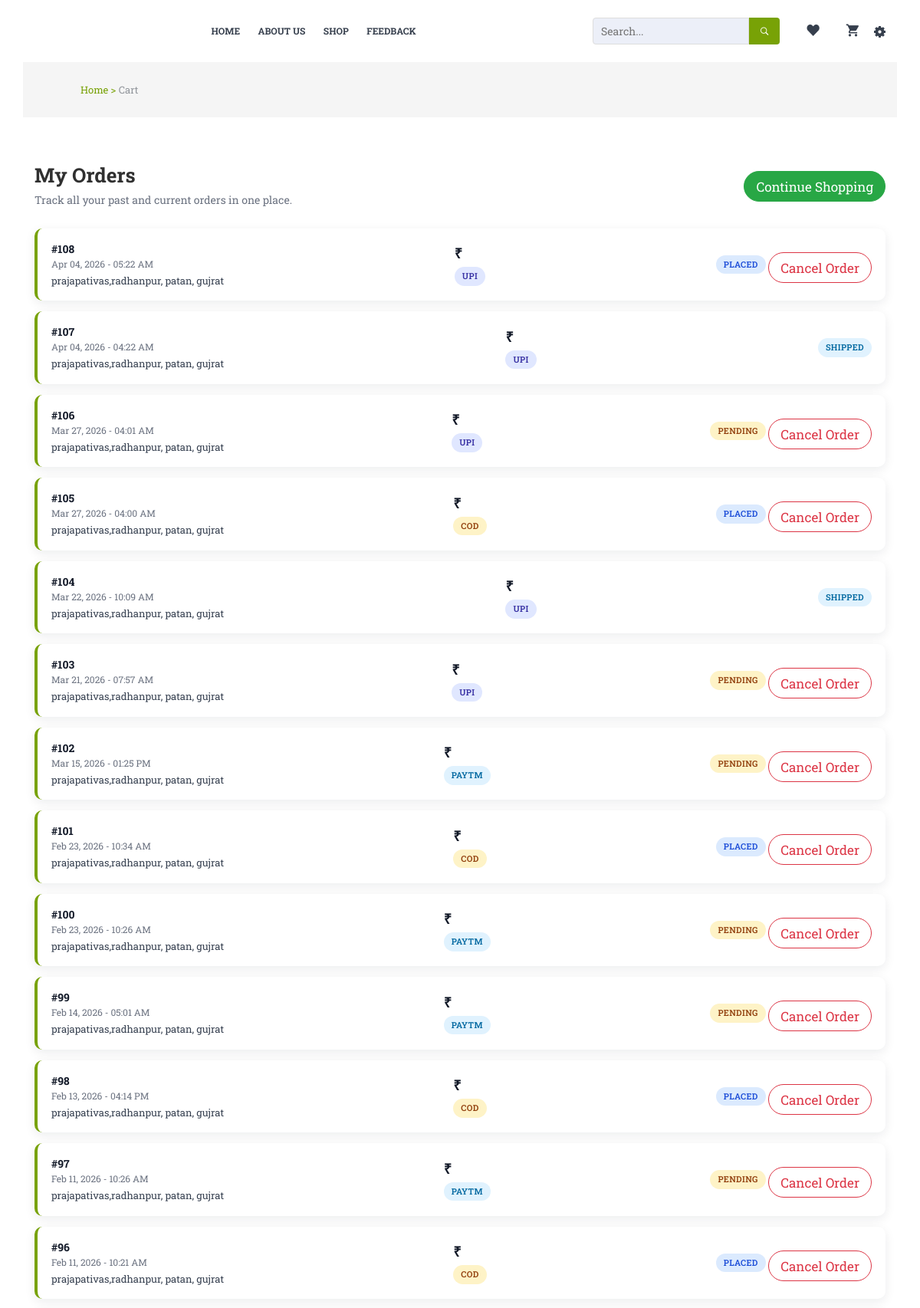
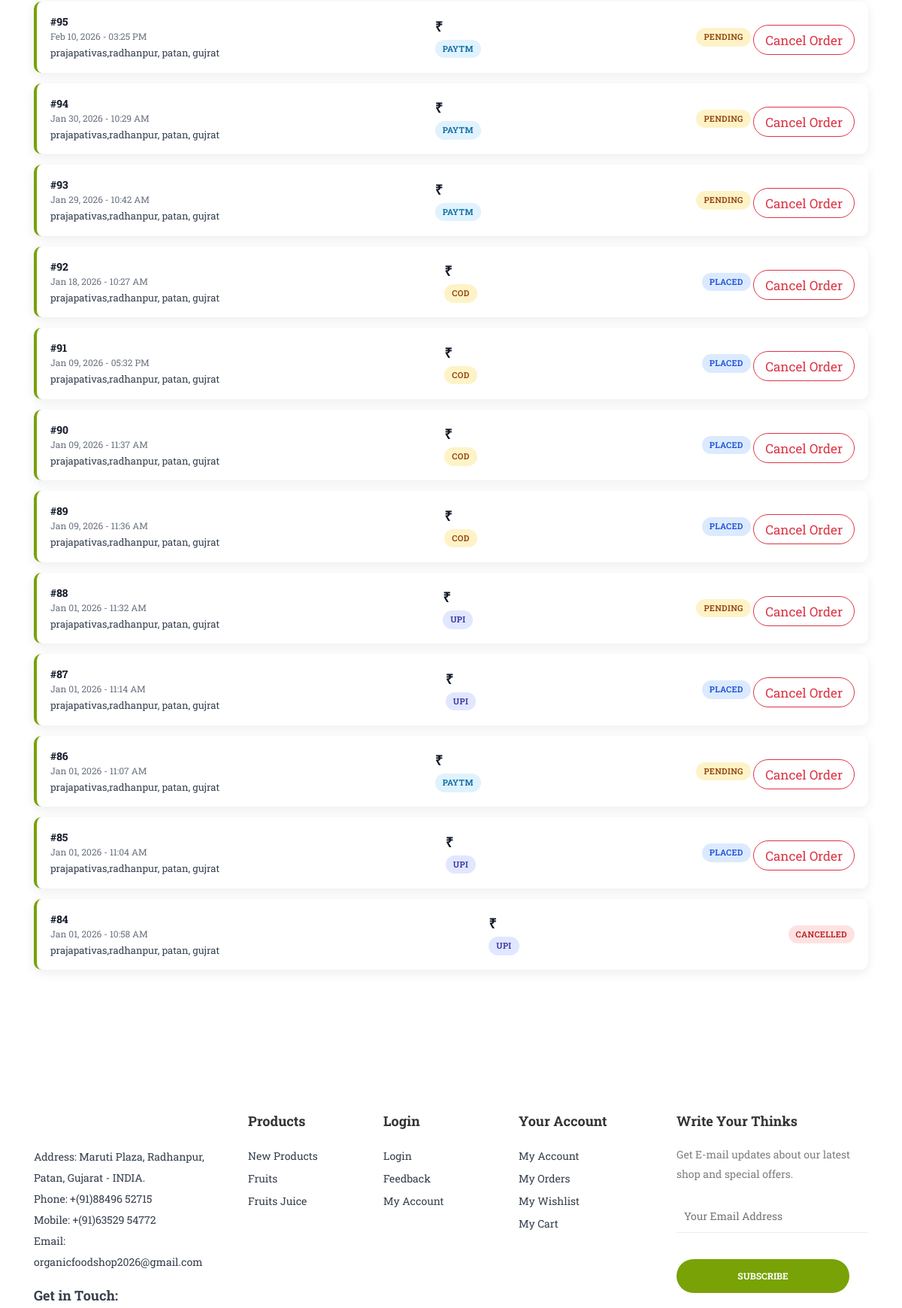
/myorder/ (signed in, upper part), run on the app's committed database (2 pictures, top to bottom).
### myapp/models.py (models this page shows, shortened)
class Order(models.Model):
    user = models.ForeignKey(Register, on_delete=models.CASCADE)
    address = models.ForeignKey(Address, on_delete=models.CASCADE)
    order_date = models.DateTimeField(auto_now_add=True)
    order = models.CharField(max_length=50, choices=status_choices, default='Pending')
    payment_method = models.CharField(max_length=20, default='UPI')
    payment_verified = models.BooleanField(default=False)
    upi_transaction_id = models.CharField(max_length=200, blank=True, null=True)
    total_amount = models.DecimalField(max_digits=10, decimal_places=2, default=0)

class Address(models.Model):
    user = models.ForeignKey(Register, on_delete=models.CASCADE)
    first_name = models.CharField(max_length=50)
    last_name = models.CharField(max_length=50)
    address = models.CharField(max_length=70)
    city = models.CharField(max_length=50)
    state = models.CharField(max_length=40)
    postcode = models.CharField(max_length=10)
    email = models.EmailField()
    phone = models.CharField(max_length=15)

### myapp/views.py (the view)
# urls.py: path('myorder/',views.myorder,name='myorder'),
def myorder(request):
    if 'user' in request.session:
        email = request.session['user']
        user = Register.objects.get(email=email)
        my_order = Order.objects.filter(user=user).order_by('-order_date')
        if request.method == "POST":
            address_id = request.POST.get("ADDRESS")
            payment_method = request.POST.get("payment_method", 'PAYTM')
            if not address_id:
                messages.error(request, "Please select an address")
                return redirect('checkout')
            try:
                address = Address.objects.get(pk=int(address_id))
            except Address.DoesNotExist:
                messages.error(request, "Invalid address")
                return redirect('checkout')
            obj1 = Cart.objects.filter(user=user, status=False)
            if not obj1.exists():
                 messages.warning(request, "Cart is empty")
                 return redirect('shop')
            for item in obj1:
                if item.prod_name.stock < item.qty:
                    messages.error(request, f"Sorry, {item.prod_name.product_name} is out of stock (Available: {item.prod_name.stock})")
                    return redirect('cart')
            total = 0
            for item in obj1:
                total += item.price
            discount = 0
            if 'coupon_code' in request.session:
                 try:
                    coupon = Coupon.objects.get(code=request.session['coupon_code'], active=True)
                    if coupon.valid_to >= timezone.now():
                        discount = (total * coupon.discount_percentage) / 100
                    else:
                        del request.session['coupon_code']
                 except:
                    del request.session['coupon_code']
            final_total = total - discount
            x = final_total + 50
            order = Order(
                user=user,
                address=address,
                payment_method=payment_method,
                total_amount=x,
            )
            order.save()
            for item in obj1:
                item.prod_name.stock -= item.qty
                item.prod_name.save()
            obj1.update(status=True)
            if 'coupon_code' in request.session:
                del request.session['coupon_code']
            try:
                send_mail(
                    'Order Confirmation',
                    f'Hi {user.first_name}, Your order #{order.id} has been placed successfully. Total Amount: {x}',
                    settings.EMAIL_HOST_USER,
                    [user.email],
                    fail_silently=True,
                )
            except:
                pass
            if payment_method == 'COD':
                order.order = 'PLACED'
                order.save()
                messages.success(request, 'Order placed successfully! Payment will be collected on delivery.')
                return redirect('myorder')
            else:
                return redirect('upi_payment', id=order.id)
        else:
            return render(request, 'myorder.html', {"myorder": my_order})
    else:
        return redirect('login')

### myapp/templates/myorder.html
{% extends 'base.html' %}
{% load static %}
{% block base %}
<div class="breadcrumb_container">
    <div class="container-fluid">
        <div class="row">
            <div class="col-12">
                <nav>
                    <ul>
                        <li><a href="{% url 'index' %}">Home ></a></li>
                        <li>Cart</li>
                    </ul>
                </nav>
            </div>
        </div>
    </div>
</div>
<section class="order-history-area ptb-100">
    <div class="container">
        <div class="premium-order-history-header d-flex justify-content-between align-items-center">
            <div>
                <h2>My Orders</h2>
                <p>Track all your past and current orders in one place.</p>
            </div>
            <a href="{% url 'shop' %}" class="btn btn-success">Continue Shopping</a>
        </div>
        <div class="order-history-timeline">
            {% for i in myorder %}
            <div class="order-history-card">
                <div class="order-history-left">
                    <div class="order-id">#{{ i.id }}</div>
                    <div class="order-date">{{ i.order_date|date:"M d, Y - h:i A" }}</div>
                    <div class="order-address">
                        <span>{{ i.address.address }}, {{ i.address.city }}, {{ i.address.state }}</span>
                    </div>
                </div>
                <div class="order-history-middle">
                    <div class="order-amount">₹{{ i.product }}</div>
                    <div class="order-payment">
                        {% if i.payment_method == 'PAYTM' or i.payment_method == 'Paytm' %}
                            <span class="order-payment-badge payment-paytm">Paytm</span>
                        {% elif i.payment_method == 'UPI' %}
                            <span class="order-payment-badge payment-upi">UPI</span>
                        {% else %}
                            <span class="order-payment-badge payment-cod">COD</span>
                        {% endif %}
                    </div>
                </div>
                <div class="order-history-right">
                    <span class="order-status-badge status-{{ i.order|lower }}">{{ i.order }}</span>
                    {% if i.order == 'Pending' or i.order == 'PLACED' %}
                        <a href="{% url 'cancel_order' i.id %}" class="btn btn-outline-danger btn-sm mt-2"
                           onclick="return confirm('Are you sure you want to cancel this order?')">
                            Cancel Order
                        </a>
                    {% endif %}
                </div>
            </div>
            {% empty %}
            <div class="order-history-empty text-center">
                <h4>No orders yet</h4>
                <p>Looks like you haven't placed any orders. Start shopping now!</p>
                <a href="{% url 'shop' %}" class="btn btn-success">Browse Products</a>
            </div>
            {% endfor %}
        </div>
    </div>
</section>
{% endblock %}

### myapp/static/assets/css/bundle.css (style rules this page uses)
body { font-family: "Roboto Slab", serif; font-weight: 400; font-style: normal; font-size: 14px; color: #303030; }
a, .btn { -webkit-transition: all 0.3s ease-out 0s; transition: all 0.3s ease-out 0s; }
.btn { border-radius: 50px; font-size: 17px; padding: 0px 15px; height: 40px; line-height: 40px; }
a, button, input { outline: medium none; color: #686868; }
h1, h2, h3, h4, h5, h6 { font-weight: normal; color: #303030; margin-top: 0px; font-style: normal; font-weight: 400; }
h2 { font-size: 37px; }
ul { margin: 0px; padding: 0px; }
li { list-style: none }
p { font-size: 14px; font-weight: normal; line-height: 26px; color: #807f7f; margin-bottom: 15px; }
.ptb-100 { padding: 100px 0 }

### myapp/static/assets/css/style.css (style rules this page uses)
.breadcrumb_container nav ul li { display: inline-block; }
.breadcrumb_container nav ul li a { color: #78A206; font-size: 13px; }
.breadcrumb_container { background: #f5f5f5 none repeat scroll 0 0; padding: 25px 60px; }
.breadcrumb_container nav ul li { color: #91959b; font-size: 13px; }
.order-status-badge, .order-payment-badge { display: inline-block; padding: 4px 10px; border-radius: 999px; font-size: 11px; font-weight: 600; text-transform: uppercase; letter-spacing: 0.03em; }
.status-pending { background: #fef3c7; color: #92400e; }
.status-placed { background: #dbeafe; color: #1d4ed8; }
.status-shipped { background: #e0f2fe; color: #0369a1; }
.status-cancelled { background: #fee2e2; color: #b91c1c; }
.payment-paytm { background: #e0f2fe; color: #0369a1; }
.payment-cod { background: #fef3c7; color: #92400e; }
.payment-upi { background: #e0e7ff; color: #3730a3; }
.order-history-area { padding-top: 60px; padding-bottom: 80px; }
.premium-order-history-header h2 { font-size: 26px; font-weight: 700; margin-bottom: 4px; }
.premium-order-history-header p { margin: 0; font-size: 14px; color: #6b7280; }
.order-history-timeline { margin-top: 24px; }
.order-history-card { display: flex; flex-wrap: wrap; justify-content: space-between; align-items: center; padding: 16px 18px; border-radius: 10px; background: #ffffff; box-shadow: 0 4px 14px rgba(15, 23, 42, 0.08); margin-bottom: 14px; border-left: 4px solid #78a206; }
.order-history-left .order-id { font-size: 14px; font-weight: 700; color: #111827; }
.order-history-left .order-date { font-size: 12px; color: #6b7280; }
.order-history-left .order-address { font-size: 13px; color: #374151; margin-top: 4px; }
.order-history-middle .order-amount { font-size: 18px; font-weight: 700; color: #111827; }
.order-history-middle .order-payment { margin-top: 4px; }
.order-history-right { text-align: right; }

### data on the page
Order: id "108", order_date "Apr 04, 2026 - 05:22 AM", address.address "prajapativas,radhanpur", address.city "patan", address.state "gujrat", payment_method "UPI", order "PLACED", shows "Cancel Order"
Order: id "107", order_date "Apr 04, 2026 - 04:22 AM", address.address "prajapativas,radhanpur", address.city "patan", address.state "gujrat", payment_method "UPI", order "SHIPPED"
Order: id "106", order_date "Mar 27, 2026 - 04:01 AM", address.address "prajapativas,radhanpur", address.city "patan", address.state "gujrat", payment_method "UPI", order "PENDING", shows "Cancel Order"
Order: id "105", order_date "Mar 27, 2026 - 04:00 AM", address.address "prajapativas,radhanpur", address.city "patan", address.state "gujrat", payment_method "COD", order "PLACED", shows "Cancel Order"
Order: id "104", order_date "Mar 22, 2026 - 10:09 AM", address.address "prajapativas,radhanpur", address.city "patan", address.state "gujrat", payment_method "UPI", order "SHIPPED"
Order: id "103", order_date "Mar 21, 2026 - 07:57 AM", address.address "prajapativas,radhanpur", address.city "patan", address.state "gujrat", payment_method "UPI", order "PENDING", shows "Cancel Order"
Order: id "102", order_date "Mar 15, 2026 - 01:25 PM", address.address "prajapativas,radhanpur", address.city "patan", address.state "gujrat", payment_method "PAYTM", order "PENDING", shows "Cancel Order"
Order: id "101", order_date "Feb 23, 2026 - 10:34 AM", address.address "prajapativas,radhanpur", address.city "patan", address.state "gujrat", payment_method "COD", order "PLACED", shows "Cancel Order"
Order: id "100", order_date "Feb 23, 2026 - 10:26 AM", address.address "prajapativas,radhanpur", address.city "patan", address.state "gujrat", payment_method "PAYTM", order "PENDING", shows "Cancel Order"
Order: id "99", order_date "Feb 14, 2026 - 05:01 AM", address.address "prajapativas,radhanpur", address.city "patan", address.state "gujrat", payment_method "PAYTM", order "PENDING", shows "Cancel Order"
Order: id "98", order_date "Feb 13, 2026 - 04:14 PM", address.address "prajapativas,radhanpur", address.city "patan", address.state "gujrat", payment_method "COD", order "PLACED", shows "Cancel Order"
Order: id "97", order_date "Feb 11, 2026 - 10:26 AM", address.address "prajapativas,radhanpur", address.city "patan", address.state "gujrat", payment_method "PAYTM", order "PENDING", shows "Cancel Order"
Order: id "96", order_date "Feb 11, 2026 - 10:21 AM", address.address "prajapativas,radhanpur", address.city "patan", address.state "gujrat", payment_method "COD", order "PLACED", shows "Cancel Order"
Order: id "95", order_date "Feb 10, 2026 - 03:25 PM", address.address "prajapativas,radhanpur", address.city "patan", address.state "gujrat", payment_method "PAYTM", order "PENDING", shows "Cancel Order"
Order: id "94", order_date "Jan 30, 2026 - 10:29 AM", address.address "prajapativas,radhanpur", address.city "patan", address.state "gujrat", payment_method "PAYTM", order "PENDING", shows "Cancel Order"
Order: id "93", order_date "Jan 29, 2026 - 10:42 AM", address.address "prajapativas,radhanpur", address.city "patan", address.state "gujrat", payment_method "PAYTM", order "PENDING", shows "Cancel Order"
Order: id "92", order_date "Jan 18, 2026 - 10:27 AM", address.address "prajapativas,radhanpur", address.city "patan", address.state "gujrat", payment_method "COD", order "PLACED", shows "Cancel Order"
Order: id "91", order_date "Jan 09, 2026 - 05:32 PM", address.address "prajapativas,radhanpur", address.city "patan", address.state "gujrat", payment_method "COD", order "PLACED", shows "Cancel Order"
Order: id "90", order_date "Jan 09, 2026 - 11:37 AM", address.address "prajapativas,radhanpur", address.city "patan", address.state "gujrat", payment_method "COD", order "PLACED", shows "Cancel Order"
Order: id "89", order_date "Jan 09, 2026 - 11:36 AM", address.address "prajapativas,radhanpur", address.city "patan", address.state "gujrat", payment_method "COD", order "PLACED", shows "Cancel Order"
Order: id "88", order_date "Jan 01, 2026 - 11:32 AM", address.address "prajapativas,radhanpur", address.city "patan", address.state "gujrat", payment_method "UPI", order "PENDING", shows "Cancel Order"
Order: id "87", order_date "Jan 01, 2026 - 11:14 AM", address.address "prajapativas,radhanpur", address.city "patan", address.state "gujrat", payment_method "UPI", order "PLACED", shows "Cancel Order"
Order: id "86", order_date "Jan 01, 2026 - 11:07 AM", address.address "prajapativas,radhanpur", address.city "patan", address.state "gujrat", payment_method "PAYTM", order "PENDING", shows "Cancel Order"
Order: id "85", order_date "Jan 01, 2026 - 11:04 AM", address.address "prajapativas,radhanpur", address.city "patan", address.state "gujrat", payment_method "UPI", order "PLACED", shows "Cancel Order"
Order: id "84", order_date "Jan 01, 2026 - 10:58 AM", address.address "prajapativas,radhanpur", address.city "patan", address.state "gujrat", payment_method "UPI", order "CANCELLED"
